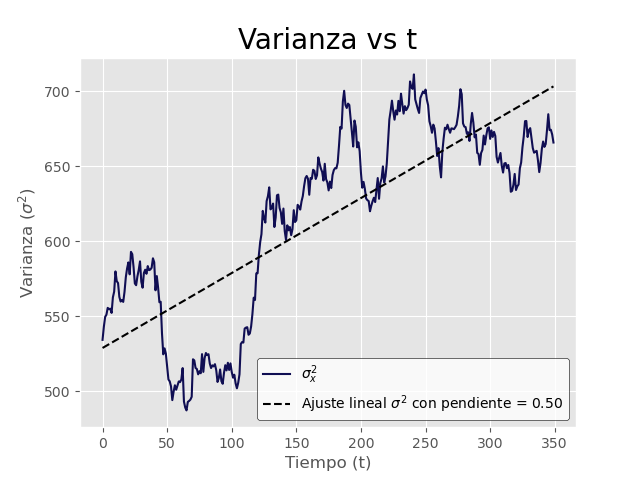

The script that saved this image:
import numpy as np
import matplotlib.pyplot as plt

Target= 'punto_a.txt'

time = np.loadtxt(Target)[:,0]#[:,0] para seleccionar la columna 1
sigma_x = np.loadtxt(Target)[:,1]
sigma_y = np.loadtxt(Target)[:,2]
sigma2 = np.loadtxt(Target)[:,3]

coeff_x = np.polyfit(time, sigma_x, 1)
line_x = np.polyval(coeff_x, time)
coeff_y = np.polyfit(time, sigma_y, 1)
line_y = np.polyval(coeff_y, time)

coeff_2 = np.polyfit(time, sigma2, 1)
line_2 = np.polyval(coeff_2, time)

plt.style.use('ggplot')

plt.title(r'Varianza en x e y vs t', fontsize=20)
plt.xlabel('Tiempo (t)')
plt.ylabel(r'Varianza ($\sigma^{2}_x$), ($\sigma^{2}_y$)')
plt.plot(time, sigma_x, color='#EA5910', label=r'$\sigma^{2}_x$')
plt.plot(time, sigma_y, color='#156C18', label=r'$\sigma^{2}_y$')
plt.plot(time, line_x, color='#993A0B', linestyle='--', label=r'Ajuste lineal para $\sigma^2_x$, m = {:.2f}'.format(coeff_x[0]))
plt.plot(time, line_y, color='#0A440C', linestyle='--', label=r'Ajuste lineal para $\sigma^2_y$, m = {:.2f}'.format(coeff_y[0]))
plt.legend(facecolor='white', edgecolor='black', fontsize='small')
plt.savefig(Target.replace('.txt', '_xy.png'))
plt.close()

plt.title(r'Varianza vs t', fontsize=20)
plt.xlabel('Tiempo (t)')
plt.ylabel(r'Varianza ($\sigma^{2}$)')
plt.plot(time, sigma2, color='#100E53', label=r'$\sigma^{2}_x$')
plt.plot(time, line_2, color='black', linestyle='--', label=r'Ajuste lineal para $\sigma^2$, m = {:.2f}'.format(coeff_2[0]))
plt.legend(facecolor='white', edgecolor='black', fontsize='small')
plt.savefig(Target.replace('.txt', '.png'))
plt.close()



